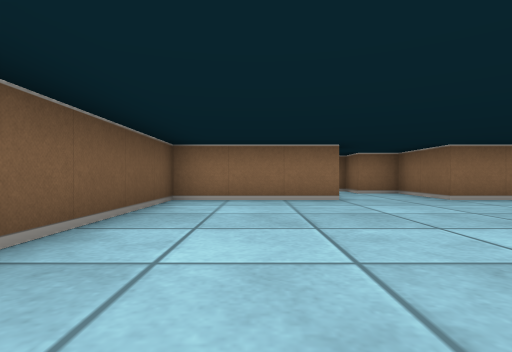
[1] (above)

17 first-person views from a walk through a cub3D level. The camera is about half as high as the walls, looks level and sees 80° across. The floor is counted in squares. Each view is taken from the middle of a square. On the plan, view 1 faces up. The plan holds only what a view shows up to about 9 squares ahead; the rest is blank.

[2]
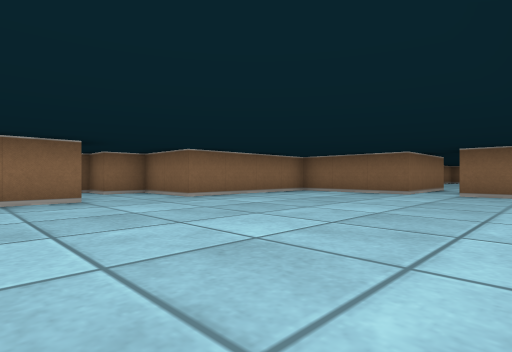

[3]
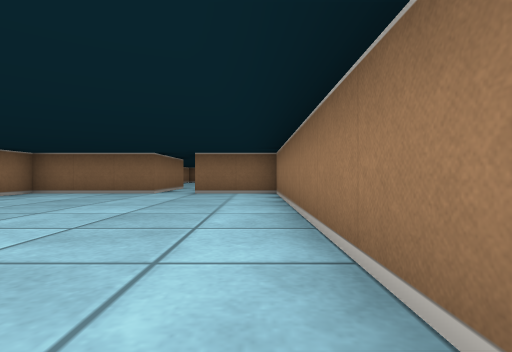

[4]
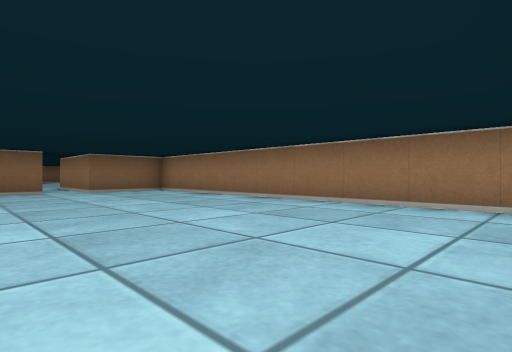

[5]
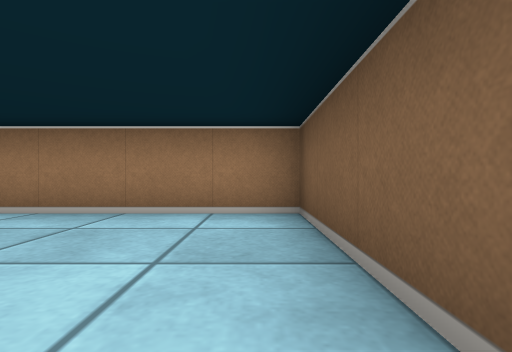

[6]
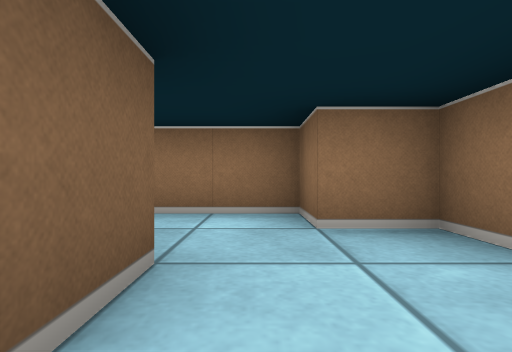

[7]
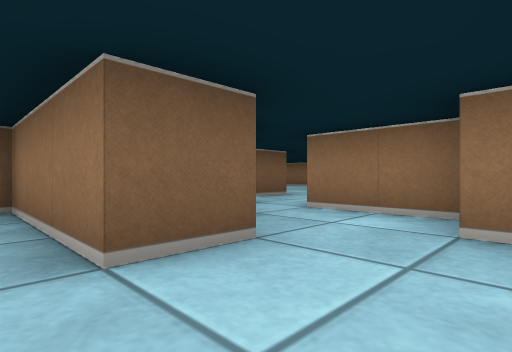

[8]
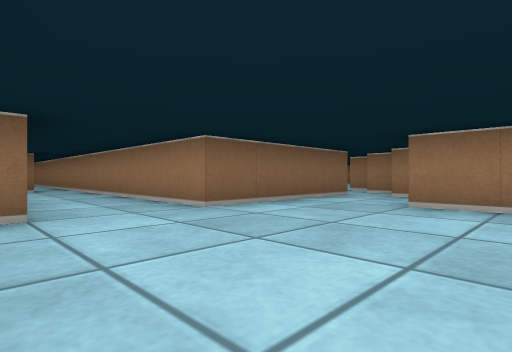

[9]
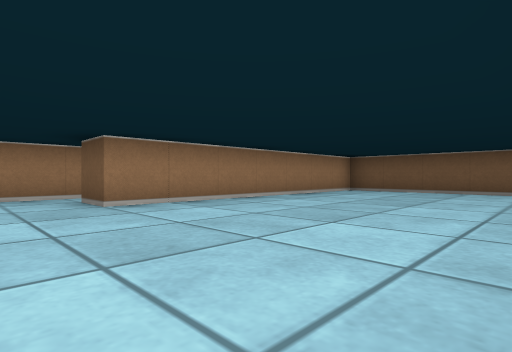

[10]
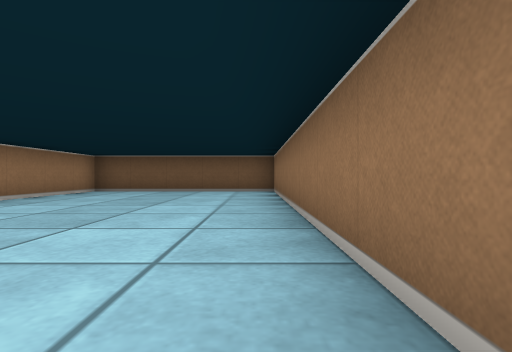

[11]
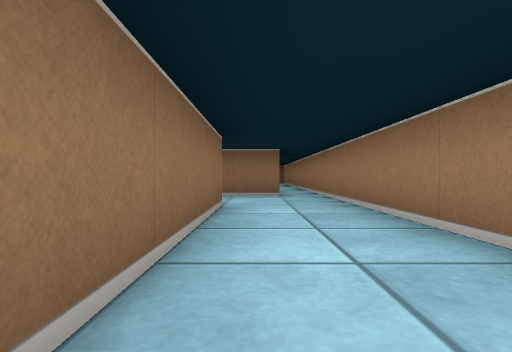

[12]
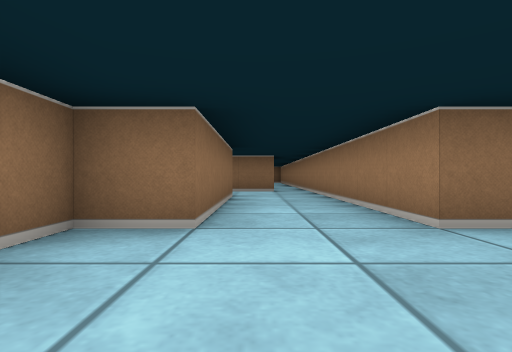

[13]
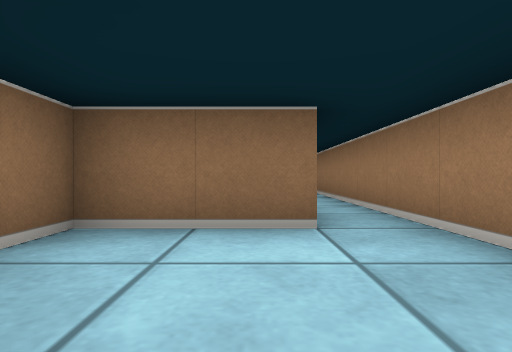

[14]
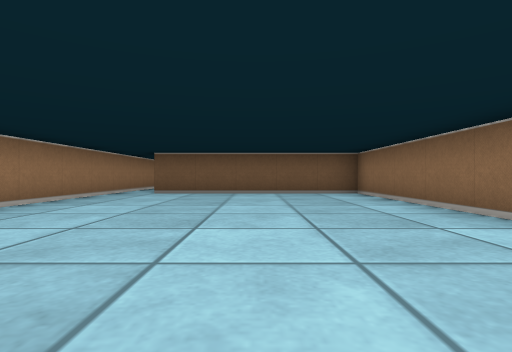

[15]
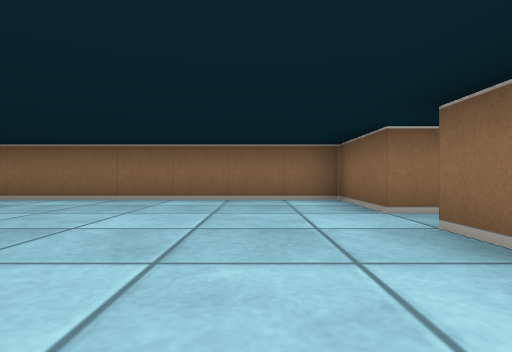

[16]
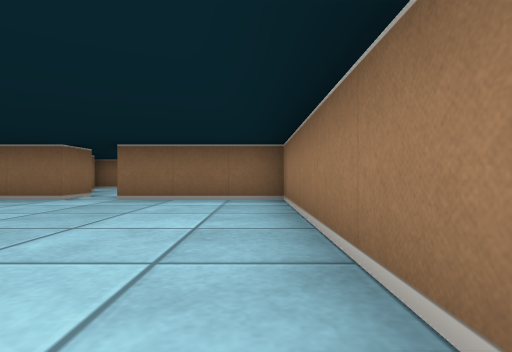

[17]
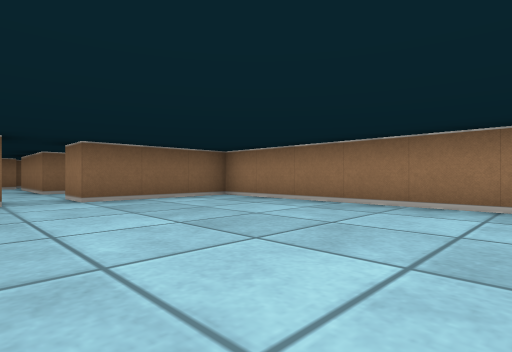

### Floor plan
Points are (right, up) in squares from view 1. A wall is a line through its corners. A room is listed if a view was taken in it or the views show most of it. See-through windows are left out.
Room 1 (views 1, 2, 3, 4, 5, 6, 7)
walls: (1.5, 6.5) (1.5, 5.5) (-1.5, 5.5) (-1.5, -0.5) (7.2, -0.5); (7.5, 2.5) (7.5, 5.5) (3.5, 5.5) (3.5, 7.5) (2.5, 7.5) (2.5, 8.5) (0.5, 8.5); (7.5, -0.6) (7.5, 1.5)
ways out: opening at (1, 8) to room 2; opening at (8, 2)
Room 2 (views 8, 9, 10, 11, 12, 13)
walls: (-1.9, 8.5) (-0.5, 8.5); (0.5, 8.5) (0.5, 12.5) (8.5, 12.5); (-0.1, 7.5) (0.5, 7.5); (4.5, 14.5) (0.5, 14.5) (0.5, 15.5) (-8.5, 15.5) (-8.5, 10.5) (-1.5, 10.5) (-1.5, 9.5); (6.5, 13.4) (6.5, 15.5) (5.8, 15.5)
ways out: opening at (1, 8) to room 1; opening at (7.5, 13) to room 3
Room 3 (views 14, 15, 16, 17)
walls: (17.5, 16.5) (16.5, 16.5) (16.5, 18.5) (8.5, 18.5) (8.5, 13.5); (8.5, 12.5) (16.5, 12.5) (16.5, 15.5) (17.5, 15.5)
ways out: opening at (7.5, 13) to room 2; opening at (17, 16)

Positions as (right, up) in squares from view 1, and headings:
1: (0, 0), facing up
2: (0, 0), facing up-right
3: (0, 0), facing right
4: (-1, 4), facing down-right
5: (-1, 3), facing down
6: (2, 5), facing up
7: (3, 5), facing up-left
8: (-3, 15), facing down-right
9: (0, 15), facing down-left
10: (0, 15), facing left
11: (0, 14), facing right
12: (-2, 14), facing right
13: (4, 14), facing right
14: (16, 16), facing left
15: (15, 13), facing up
16: (11, 13), facing right
17: (11, 17), facing down-right
